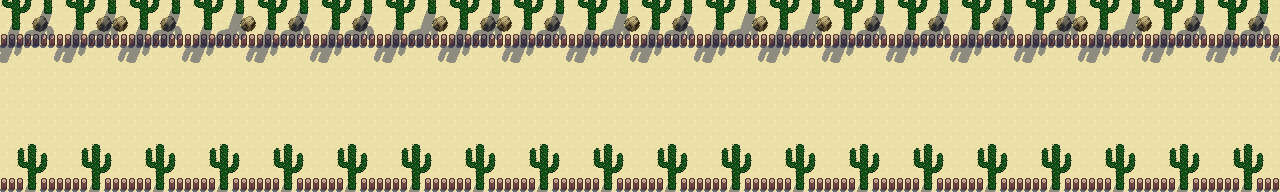

A 2D game scene composited from a Tiled map and its tileset images. What follows is a short description and the map's XML, with each tile layer's data collapsed to a summary:
An orthogonal 80x12 tile map with 16x16 px tiles, 5 tile layers (Tile Layer 1, Higher, Low Opacity, Low Opacity 2, ...), 4 tilesets and 10 objects (P5, P1, P3, E2, E5, ...).

<map version="1.0" tiledversion="2017.07.25" orientation="orthogonal" renderorder="right-down" width="80" height="12" tilewidth="16" tileheight="16" nextobjectid="11">
 <tileset firstgid="1" name="Fence" tilewidth="16" tileheight="16" tilecount="24" columns="4">
  <image source="../Game/Pop_Ups/Fence/Fence.png" width="64" height="96" />
 </tileset>
 <tileset firstgid="25" name="Cactus" tilewidth="16" tileheight="16" tilecount="30" columns="6">
  <image source="../Game/Pop_Ups/Cactus/Tall/Cactus.png" width="96" height="80" />
 </tileset>
 <tileset firstgid="55" source="../Animated_Tiles/Water_Sand.tsx" />
 <tileset firstgid="127" name="Sandstone_Rock" tilewidth="16" tileheight="16" tilecount="1" columns="1">
  <image source="../Game/Pop_Ups/Rocks/Sandstone_Rock/Sandstone_Rock.png" width="16" height="16" />
 </tileset>
 <layer name="Tile Layer 1" width="80" height="12">
  <data>[960 cells, 960 non-empty, 1 distinct tile ids]</data>
 </layer>
 <layer name="Higher" width="80" height="12">
  <data>[960 cells, 183 non-empty, 4 distinct tile ids]</data>
 </layer>
 <layer name="Low Opacity" width="80" height="12" opacity="0.44">
  <data>[960 cells, 240 non-empty, 9 distinct tile ids]</data>
 </layer>
 <layer name="Low Opacity 2" width="80" height="12" opacity="0.44">
  <data>[960 cells, 180 non-empty, 9 distinct tile ids]</data>
 </layer>
 <layer name="Tree" width="80" height="12">
  <data>[960 cells, 240 non-empty, 6 distinct tile ids]</data>
 </layer>
 <objectgroup name="SPAWNS_LAYER">
  <object id="1" name="P5" x="704" y="94" width="16" height="16" />
  <object id="2" name="P1" x="704" y="42" width="16" height="16" />
  <object id="3" name="P3" x="704" y="68" width="16" height="16" />
  <object id="4" name="E2" x="574" y="55" width="16" height="16" />
  <object id="5" name="E5" x="560" y="94" width="16" height="16" />
  <object id="6" name="E4" x="574" y="81" width="16" height="16" />
  <object id="7" name="P2" x="690" y="55" width="16" height="16" />
  <object id="8" name="E1" x="560" y="42" width="16" height="16" />
  <object id="9" name="P4" x="690" y="81" width="16" height="16" />
  <object id="10" name="E3" x="560" y="68" width="16" height="16" />
 </objectgroup>
</map>
